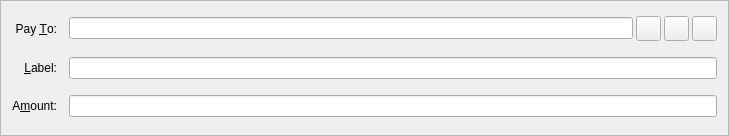
<?xml version="1.0" encoding="UTF-8"?>
<ui version="4.0">
 <class>SendCoinsEntry</class>
 <widget class="QFrame" name="SendCoinsEntry">
  <property name="geometry">
   <rect>
    <x>0</x>
    <y>0</y>
    <width>729</width>
    <height>136</height>
   </rect>
  </property>
  <property name="windowTitle">
   <string>Form</string>
  </property>
  <property name="frameShape">
   <enum>QFrame::StyledPanel</enum>
  </property>
  <property name="frameShadow">
   <enum>QFrame::Sunken</enum>
  </property>
  <layout class="QGridLayout" name="gridLayout">
   <property name="spacing">
    <number>12</number>
   </property>
   <item row="5" column="0">
    <widget class="QLabel" name="label">
     <property name="text">
      <string>A&amp;mount:</string>
     </property>
     <property name="alignment">
      <set>Qt::AlignRight|Qt::AlignTrailing|Qt::AlignVCenter</set>
     </property>
     <property name="buddy">
      <cstring>payAmount</cstring>
     </property>
    </widget>
   </item>
   <item row="3" column="0">
    <widget class="QLabel" name="label_2">
     <property name="text">
      <string>Pay &amp;To:</string>
     </property>
     <property name="alignment">
      <set>Qt::AlignRight|Qt::AlignTrailing|Qt::AlignVCenter</set>
     </property>
     <property name="buddy">
      <cstring>payTo</cstring>
     </property>
    </widget>
   </item>
   <item row="5" column="1">
    <widget class="BitcoinAmountField" name="payAmount"/>
   </item>
   <item row="4" column="0">
    <widget class="QLabel" name="label_4">
     <property name="text">
      <string>&amp;Label:</string>
     </property>
     <property name="alignment">
      <set>Qt::AlignRight|Qt::AlignTrailing|Qt::AlignVCenter</set>
     </property>
     <property name="buddy">
      <cstring>addAsLabel</cstring>
     </property>
    </widget>
   </item>
   <item row="3" column="1">
    <layout class="QHBoxLayout" name="payToLayout">
     <property name="spacing">
      <number>3</number>
     </property>
     <item>
      <widget class="QValidatedLineEdit" name="payTo">
       <property name="toolTip">
        <string>The address to send the payment to:</string>
       </property>
       <property name="maxLength">
        <number>34</number>
       </property>
      </widget>
     </item>
     <item>
      <widget class="QToolButton" name="addressBookButton">
       <property name="minimumSize">
        <size>
         <width>25</width>
         <height>25</height>
        </size>
       </property>
       <property name="toolTip">
        <string>Choose address from address book</string>
       </property>
       <property name="text">
        <string/>
       </property>
       <property name="icon">
        <iconset resource="../morningstar.qrc">
         <normaloff>:/icons/address-book</normaloff>:/icons/address-book</iconset>
       </property>
       <property name="shortcut">
        <string>Alt+A</string>
       </property>
      </widget>
     </item>
     <item>
      <widget class="QToolButton" name="pasteButton">
       <property name="minimumSize">
        <size>
         <width>25</width>
         <height>25</height>
        </size>
       </property>
       <property name="toolTip">
        <string>Paste address from clipboard</string>
       </property>
       <property name="text">
        <string/>
       </property>
       <property name="icon">
        <iconset resource="../morningstar.qrc">
         <normaloff>:/icons/editpaste</normaloff>:/icons/editpaste</iconset>
       </property>
       <property name="shortcut">
        <string>Alt+P</string>
       </property>
      </widget>
     </item>
     <item>
      <widget class="QToolButton" name="deleteButton">
       <property name="minimumSize">
        <size>
         <width>25</width>
         <height>25</height>
        </size>
       </property>
       <property name="toolTip">
        <string>Remove this recipient</string>
       </property>
       <property name="text">
        <string/>
       </property>
       <property name="icon">
        <iconset resource="../morningstar.qrc">
         <normaloff>:/icons/remove</normaloff>:/icons/remove</iconset>
       </property>
      </widget>
     </item>
    </layout>
   </item>
   <item row="4" column="1">
    <widget class="QValidatedLineEdit" name="addAsLabel">
     <property name="toolTip">
      <string>Enter a label for this address to add it to your address book</string>
     </property>
    </widget>
   </item>
  </layout>
 </widget>
 <customwidgets>
  <customwidget>
   <class>QValidatedLineEdit</class>
   <extends>QLineEdit</extends>
   <header>qvalidatedlineedit.h</header>
  </customwidget>
  <customwidget>
   <class>BitcoinAmountField</class>
   <extends>QLineEdit</extends>
   <header>bitcoinamountfield.h</header>
   <container>1</container>
  </customwidget>
 </customwidgets>
 <resources>
  <include location="../morningstar.qrc"/>
 </resources>
 <connections/>
</ui>
